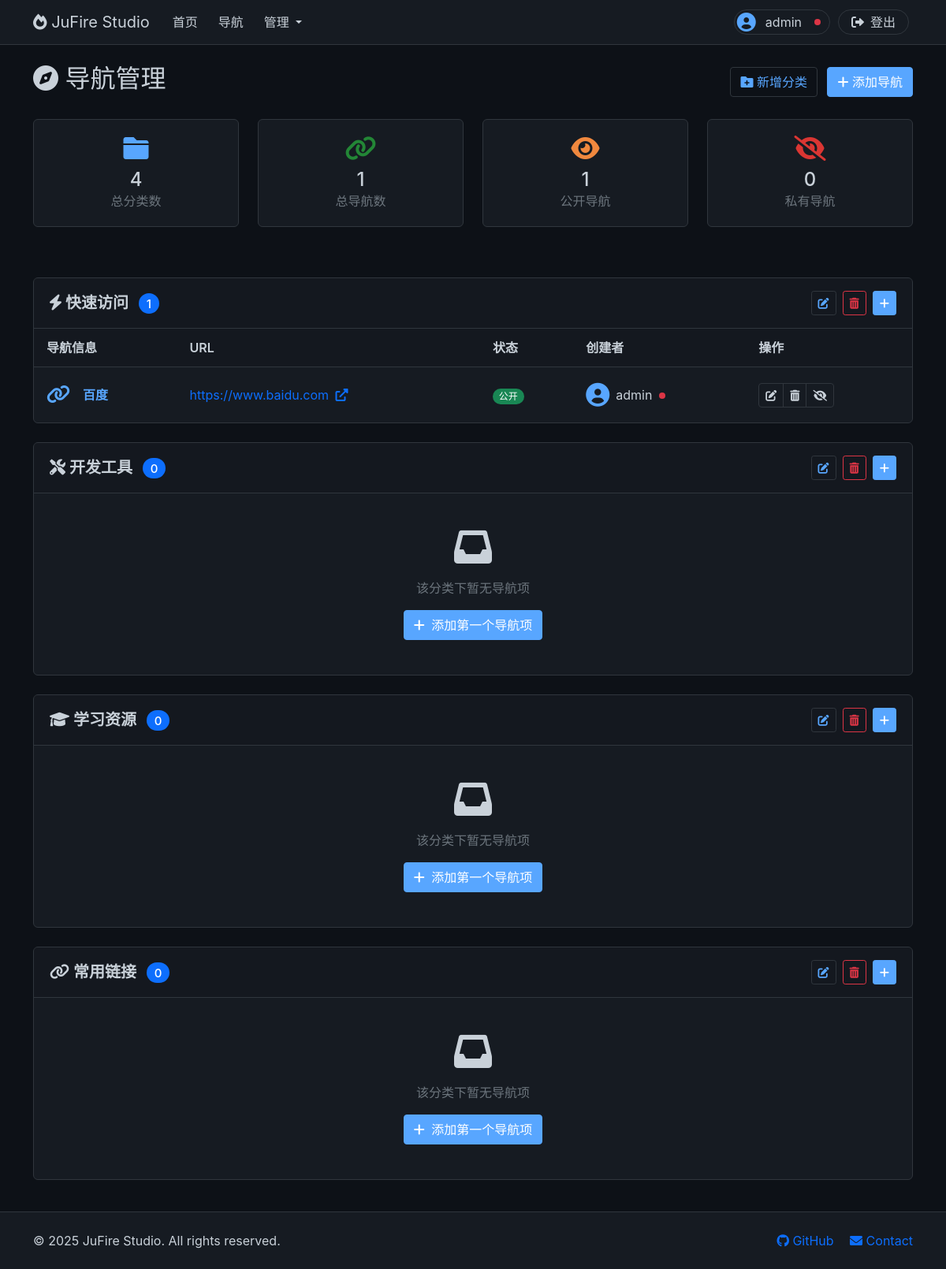
The page /admin/navigation (signed in) on the database as committed earlier.
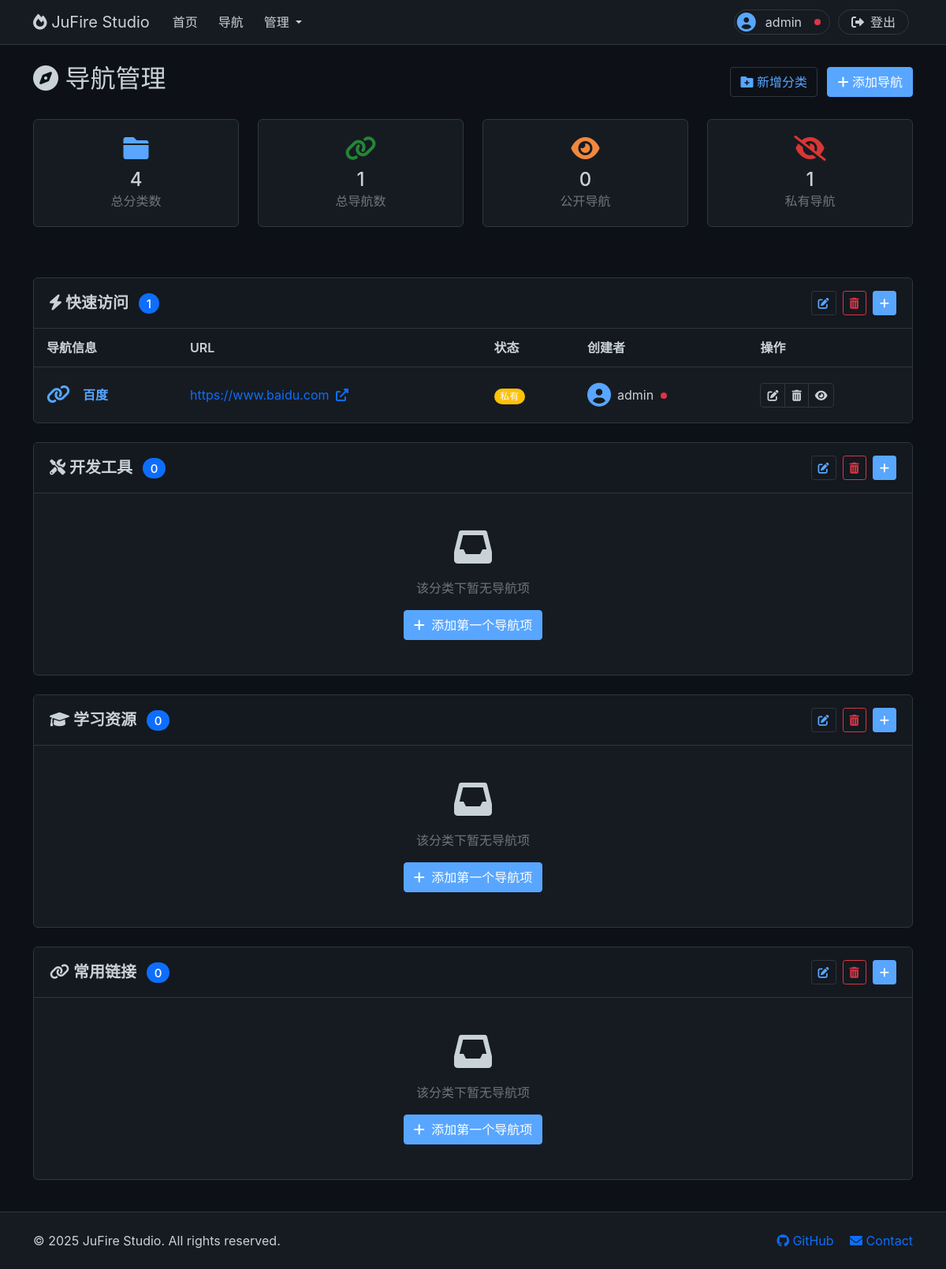
The same page on the database as committed later.
### app.py (models this page shows, shortened)
class NavItem(db.Model):
    id = db.Column(db.Integer, primary_key=True)
    title = db.Column(db.String(100), nullable=False)
    url = db.Column(db.String(200), nullable=False)
    description = db.Column(db.Text)
    icon = db.Column(db.String(50), default="fas fa-link")
    is_public = db.Column(db.Boolean, default=True)
    order = db.Column(db.Integer, default=0)
    created_at = db.Column(db.DateTime, default=datetime.now)
    category_id = db.Column(db.Integer, db.ForeignKey("nav_category.id"))
    created_by = db.Column(db.Integer, db.ForeignKey("user.id"))
    creator = db.relationship("User", backref=db.backref("nav_items", lazy=True))

class User(db.Model):
    id = db.Column(db.Integer, primary_key=True)
    username = db.Column(db.String(80), unique=True, nullable=False)
    email = db.Column(db.String(120), unique=True, nullable=False)
    password_hash = db.Column(db.String(120), nullable=False)
    role = db.Column(db.Integer, default=ROLE_GUEST)
    created_at = db.Column(db.DateTime, default=datetime.now)
    is_active = db.Column(db.Boolean, default=True)
    avatar_path = db.Column(db.String(200), default=None)

### app.py (the view)
        def decorated_function(*args, **kwargs):
            if "user_id" not in session:
                return redirect(url_for("login"))
            user = db.session.get(User, session["user_id"])
            if not user or user.role < min_role:
                flash("权限不足", "error")
                return redirect(url_for("index"))
            return f(*args, **kwargs)

### app.py (called while the page is built)
@app.before_request
def csrf_protect():
    if "_csrf_token" not in session:
        session["_csrf_token"] = secrets.token_hex(16)

def require_role(min_role):
    def decorator(f):
        def decorated_function(*args, **kwargs):
            if "user_id" not in session:
                return redirect(url_for("login"))
            user = db.session.get(User, session["user_id"])
            if not user or user.role < min_role:
                flash("权限不足", "error")
                return redirect(url_for("index"))
            return f(*args, **kwargs)
        decorated_function.__name__ = f.__name__
        return decorated_function
    return decorator

@app.route("/admin/navigation")
@require_role(ROLE_SUPER_ADMIN)
def admin_navigation():
    current_user = db.session.get(User, session["user_id"])
    categories = NavCategory.query.order_by(NavCategory.order).all()
    nav_items = NavItem.query.order_by(NavItem.category_id, NavItem.order).all()
    return render_template(
        "admin/navigation.html",
        categories=categories,
        nav_items=nav_items,
        current_user=current_user,
    )

### templates/admin/navigation.html (shortened to what the changed rows need)
{% extends 'base.html' %}
{% block content %}
  <div class="container mt-4">
    <div class="row">
      <div class="col-12">
        <div class="d-flex justify-content-between align-items-center mb-4">
          <h2><i class="fas fa-compass"></i> 导航管理</h2>
        </div>
      </div>
    </div>
    <div class="row mb-4">
      <div class="col-md-3 col-6 mb-3">
        <div class="card text-center">
          <div class="card-body">
            <i class="fas fa-eye" style="font-size: 2rem; color: var(--github-warning)"></i>
            <h4 class="mt-2 mb-0">{{ nav_items|selectattr('is_public')|list|length }}</h4>
            <p class="text-muted mb-0">公开导航</p>
          </div>
        </div>
      </div>
      <div class="col-md-3 col-6 mb-3">
        <div class="card text-center">
          <div class="card-body">
            <i class="fas fa-eye-slash" style="font-size: 2rem; color: var(--github-danger)"></i>
            <h4 class="mt-2 mb-0">{{ nav_items|rejectattr('is_public')|list|length }}</h4>
            <p class="text-muted mb-0">私有导航</p>
          </div>
        </div>
      </div>
    </div>
    {% if categories %}
      {% for category in categories %}
        <div class="card mb-4">
          <div class="card-header d-flex justify-content-between align-items-center">
            <h5 class="mb-0">
              <i class="{{ category.icon }}"></i> {{ category.name }}
              <span class="badge bg-primary ms-2">{{ category.nav_items|length }}</span>
            </h5>
            <div class="d-flex gap-2">
              <button class="btn btn-sm btn-outline-primary edit-category" data-category-id="{{ category.id }}" data-category-name="{{ category.name }}" data-category-icon="{{ category.icon }}" data-category-order="{{ category.order }}"><i class="fas fa-edit"></i></button>
              <button class="btn btn-sm btn-outline-danger delete-category" data-category-id="{{ category.id }}" data-category-name="{{ category.name }}"><i class="fas fa-trash-alt"></i></button>
              <button class="btn btn-sm btn-primary" data-bs-toggle="modal" data-bs-target="#addNavItemModal" data-category-id="{{ category.id }}"><i class="fas fa-plus"></i></button>
            </div>
          </div>
          <div class="card-body">
            {% if category.nav_items %}
              <div class="table-responsive">
                <table class="table table-hover category-table" data-category-id="{{ category.id }}">
                  <thead>
                    <tr>
                      <th>导航信息</th>
                      <th>URL</th>
                      <th>状态</th>
                      <th>创建者</th>
                      <th>操作</th>
                    </tr>
                  </thead>
                  <tbody>
                    {% for item in category.nav_items|sort(attribute='order') %}
                      <tr data-nav-item-id="{{ item.id }}">
                        <td>
                          <div class="d-flex align-items-center">
                            <div class="me-3">
                              <i class="{{ item.icon or 'fas fa-link' }}" style="font-size: 1.5rem; color: var(--github-accent)"></i>
                            </div>
                            <div>
                              <h6 class="mb-0">{{ item.title }}</h6>
                            </div>
                          </div>
                        </td>
                        <td>
                          <a href="{{ item.url }}" target="_blank" class="text-decoration-none">
                            {{ item.url[:30] }}{% if item.url|length > 30 %}...{% endif %}
                            <i class="fas fa-external-link-alt ms-1"></i>
                          </a>
                        </td>
                        <td>
                          {% if item.is_public %}
                            <span class="badge bg-success">公开</span>
                          {% else %}
                            <span class="badge bg-warning">私有</span>
                          {% endif %}
                        </td>
                        <td>
                          {% if item.creator %}
                            <div class="d-flex align-items-center">
                              <div class="me-2">
                                {% if item.creator.avatar_path %}
                                  <img src="{{ url_for('user_avatar', filename=item.creator.avatar_path) }}" alt="{{ item.creator.username }}的头像" class="rounded-circle" style="width: 30px; height: 30px; object-fit: cover" />
                                {% else %}
                                  <div style="
                                    width: 30px;
                                    height: 30px;
                                    display: flex;
                                    align-items: center;
                                    justify-content: center;
                                  ">
                                    <i class="fas fa-user-circle" style="font-size: 30px; color: var(--github-accent)"></i>
                                  </div>
                                {% endif %}
                              </div>
                              <div>
                                {{ item.creator.username }}
                                <span class="ms-1" style="
                                  display: inline-block;
                                  width: 8px;
                                  height: 8px;
                                  border-radius: 50%;
                                  background-color: {{ role_color }};
                                  vertical-align: middle;
                                  position: relative;
                                  top: -1px;
                                "></span>
                              </div>
                            </div>
                          {% else %}
                            未知
                          {% endif %}
                        </td>
                        <td>
                          <div class="btn-group" role="group">
                            <button class="btn btn-sm btn-outline-primary edit-nav-item" data-item-id="{{ item.id }}" data-item-title="{{ item.title }}" data-item-url="{{ item.url }}" data-item-description="{{ item.description or '' }}" data-item-icon="{{ item.icon or '' }}" data-item-category-id="{{ item.category_id }}" data-item-is-public="{{ item.is_public|lower }}" data-item-order="{{ item.order }}"><i class="fas fa-edit"></i></button>
                            <button class="btn btn-sm btn-outline-danger delete-nav-item" data-item-id="{{ item.id }}" data-item-title="{{ item.title }}"><i class="fas fa-trash-alt"></i></button>
                            <button class="btn btn-sm btn-outline-secondary toggle-visibility" data-item-id="{{ item.id }}" data-is-public="{{ item.is_public|lower }}">
                              {% if item.is_public %}
                                <i class="fas fa-eye-slash"></i>
                              {% else %}
                                <i class="fas fa-eye"></i>
                              {% endif %}
                            </button>
                          </div>
                        </td>
                      </tr>
                    {% endfor %}
                  </tbody>
                </table>
              </div>
            {% endif %}
          </div>
        </div>
      {% endfor %}
    {% endif %}
  </div>
{% endblock %}

Rows that differ between the two databases and show on the page:
changed NavItem "百度": is_public "公开" → "私有"
Other text that changed with them:
{{ nav_items|selectattr('is_public')|list|length }}: "1" → "0"
{{ nav_items|rejectattr('is_public')|list|length }}: "0" → "1"
